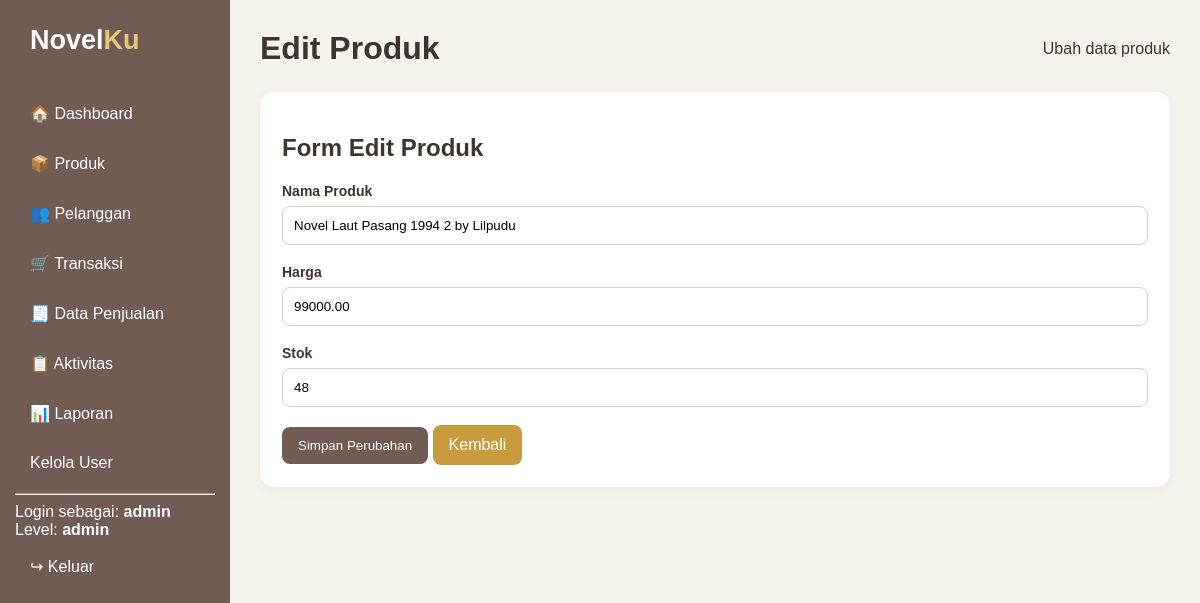
Page /edit_produk.php?id=7 (signed in) on the committed database.
### tables this page shows
CREATE TABLE `produk` (
  `produk_id` int(11) NOT NULL,
  `nama_produk` varchar(255) NOT NULL,
  `harga` decimal(10,2) NOT NULL,
  `stok` int(11) NOT NULL,
  `gambar` varchar(255) DEFAULT NULL
);

### edit_produk.php (the view, shortened to what this page needs)
<?php
include "koneksi.php";
$id = $_GET['id'];
$query = mysqli_query($koneksi, "SELECT * FROM produk WHERE produk_id = '$id'");
$data = mysqli_fetch_assoc($query);
?>
<!DOCTYPE html>
<html>
<head>
	<link rel="stylesheet" href="assets/style.css">
</head>
<body>
	<?php include "partials/sidebar.php"; ?>
	<main class="main">
		<div class="topbar">
			<h1>Edit Produk</h1>
			<span>Ubah data produk</span>
		</div>
		<div class="panel">
			<h2>Form Edit Produk</h2>
			<form method="POST">
				<div>
					<label>Nama Produk</label>
					<input type="text" name="nama_produk" value="<?= htmlspecialchars($data['nama_produk']) ?>" required>
				</div>
				<br>
				<div>
					<label>Harga</label>
					<input type="number" name="harga" value="<?= $data['harga'] ?>" min="0" required>
				</div>
				<br>
				<div>
					<label>Stok</label>
					<input type="number" name="stok" value="<?= $data['stok'] ?>" min="0" required>
				</div>
				<br>
				<button type="submit" name="update" class="btn">
					Simpan Perubahan
				</button>
				<a href="produk.php" class="btn secondary">Kembali</a>
			</form>
		</div>
	</main>
</body>
</html>

### assets/style.css (style rules this page uses)
* { box-sizing: border-box; }
body { margin: 0; font-family: Arial, sans-serif; background: #f6f3ec; color: #3e3530; }
.main { margin-left: 230px; padding: 30px; max-width: 1300px; }
.topbar { display: flex; justify-content: space-between; align-items: center; margin-bottom: 25px; }
.topbar h1 { margin: 0; }
.card, .panel { background: white; border-radius: 14px; padding: 22px; box-shadow: 0 3px 12px #0000000c; }
.btn { display: inline-block; background: #705c53; color: white; border: 0; padding: 11px 16px; border-radius: 8px; text-decoration: none; cursor: pointer; }
.btn.secondary { background: #c89b3c; }
.panel { margin-top: 22px; }
label { font-weight: bold; font-size: 14px; }
input, select, textarea { width: 100%; padding: 11px; margin-top: 6px; border: 1px solid #d7cec7; border-radius: 8px; background: white; }

### rows in the picture
produk: nama_produk "Novel Laut Pasang 1994 2 by Lilpudu", harga "99000.00", stok "48"

### other values in the picture
$username "admin"
$level "admin"
